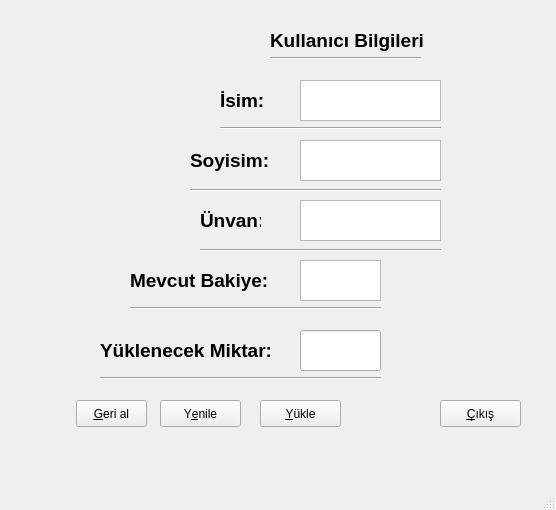
<?xml version="1.0" encoding="UTF-8"?>
<ui version="4.0">
 <class>MainWindow</class>
 <widget class="QMainWindow" name="MainWindow">
  <property name="geometry">
   <rect>
    <x>0</x>
    <y>0</y>
    <width>556</width>
    <height>510</height>
   </rect>
  </property>
  <property name="windowTitle">
   <string>MainWindow</string>
  </property>
  <widget class="QWidget" name="centralwidget">
   <widget class="QLabel" name="label">
    <property name="geometry">
     <rect>
      <x>220</x>
      <y>90</y>
      <width>61</width>
      <height>21</height>
     </rect>
    </property>
    <property name="font">
     <font>
      <pointsize>14</pointsize>
      <weight>75</weight>
      <bold>true</bold>
     </font>
    </property>
    <property name="text">
     <string>İsim:</string>
    </property>
   </widget>
   <widget class="QLabel" name="label_2">
    <property name="geometry">
     <rect>
      <x>190</x>
      <y>150</y>
      <width>81</width>
      <height>21</height>
     </rect>
    </property>
    <property name="font">
     <font>
      <pointsize>14</pointsize>
      <weight>75</weight>
      <bold>true</bold>
     </font>
    </property>
    <property name="text">
     <string>Soyisim:</string>
    </property>
   </widget>
   <widget class="QTextBrowser" name="textBrowser">
    <property name="geometry">
     <rect>
      <x>300</x>
      <y>80</y>
      <width>141</width>
      <height>41</height>
     </rect>
    </property>
   </widget>
   <widget class="QTextBrowser" name="textBrowser_2">
    <property name="geometry">
     <rect>
      <x>300</x>
      <y>140</y>
      <width>141</width>
      <height>41</height>
     </rect>
    </property>
   </widget>
   <widget class="QLabel" name="label_3">
    <property name="geometry">
     <rect>
      <x>200</x>
      <y>210</y>
      <width>61</width>
      <height>21</height>
     </rect>
    </property>
    <property name="font">
     <font>
      <pointsize>14</pointsize>
      <weight>75</weight>
      <bold>true</bold>
     </font>
    </property>
    <property name="text">
     <string>Ünvan:</string>
    </property>
   </widget>
   <widget class="QTextBrowser" name="textBrowser_3">
    <property name="geometry">
     <rect>
      <x>300</x>
      <y>200</y>
      <width>141</width>
      <height>41</height>
     </rect>
    </property>
   </widget>
   <widget class="QLabel" name="label_4">
    <property name="geometry">
     <rect>
      <x>130</x>
      <y>270</y>
      <width>141</width>
      <height>21</height>
     </rect>
    </property>
    <property name="font">
     <font>
      <pointsize>14</pointsize>
      <weight>75</weight>
      <bold>true</bold>
     </font>
    </property>
    <property name="text">
     <string>Mevcut Bakiye:</string>
    </property>
   </widget>
   <widget class="QTextBrowser" name="textBrowser_4">
    <property name="geometry">
     <rect>
      <x>300</x>
      <y>260</y>
      <width>81</width>
      <height>41</height>
     </rect>
    </property>
   </widget>
   <widget class="QLabel" name="label_5">
    <property name="geometry">
     <rect>
      <x>100</x>
      <y>340</y>
      <width>181</width>
      <height>21</height>
     </rect>
    </property>
    <property name="font">
     <font>
      <pointsize>14</pointsize>
      <weight>75</weight>
      <bold>true</bold>
     </font>
    </property>
    <property name="text">
     <string>Yüklenecek Miktar:</string>
    </property>
   </widget>
   <widget class="QPushButton" name="pushButton">
    <property name="geometry">
     <rect>
      <x>260</x>
      <y>400</y>
      <width>81</width>
      <height>27</height>
     </rect>
    </property>
    <property name="text">
     <string>&amp;Yükle</string>
    </property>
    <property name="icon">
     <iconset>
      <normaloff>../../../../../../../../.designer/backup/icons/save.png</normaloff>../../../../../../../../.designer/backup/icons/save.png</iconset>
    </property>
   </widget>
   <widget class="QPushButton" name="pushButton_2">
    <property name="geometry">
     <rect>
      <x>440</x>
      <y>400</y>
      <width>81</width>
      <height>27</height>
     </rect>
    </property>
    <property name="text">
     <string>&amp;Çıkış</string>
    </property>
    <property name="icon">
     <iconset>
      <normaloff>../../../../../../../../.designer/backup/icons/exit.png</normaloff>../../../../../../../../.designer/backup/icons/exit.png</iconset>
    </property>
   </widget>
   <widget class="QPushButton" name="pushButton_3">
    <property name="geometry">
     <rect>
      <x>160</x>
      <y>400</y>
      <width>81</width>
      <height>27</height>
     </rect>
    </property>
    <property name="text">
     <string>Y&amp;enile</string>
    </property>
    <property name="icon">
     <iconset>
      <normaloff>../../../../../../../../.designer/backup/icons/refresh.png</normaloff>../../../../../../../../.designer/backup/icons/refresh.png</iconset>
    </property>
   </widget>
   <widget class="QPushButton" name="pushButton_4">
    <property name="geometry">
     <rect>
      <x>76</x>
      <y>400</y>
      <width>71</width>
      <height>27</height>
     </rect>
    </property>
    <property name="text">
     <string>&amp;Geri al</string>
    </property>
    <property name="icon">
     <iconset>
      <normaloff>../../../../../../../../.designer/backup/icons/previous.png</normaloff>../../../../../../../../.designer/backup/icons/previous.png</iconset>
    </property>
   </widget>
   <widget class="QLabel" name="label_6">
    <property name="geometry">
     <rect>
      <x>270</x>
      <y>30</y>
      <width>161</width>
      <height>21</height>
     </rect>
    </property>
    <property name="font">
     <font>
      <pointsize>14</pointsize>
      <weight>75</weight>
      <bold>true</bold>
     </font>
    </property>
    <property name="text">
     <string>Kullanıcı Bilgileri</string>
    </property>
   </widget>
   <widget class="QLineEdit" name="lineEdit">
    <property name="geometry">
     <rect>
      <x>300</x>
      <y>330</y>
      <width>81</width>
      <height>41</height>
     </rect>
    </property>
   </widget>
   <widget class="Line" name="line">
    <property name="geometry">
     <rect>
      <x>270</x>
      <y>50</y>
      <width>151</width>
      <height>16</height>
     </rect>
    </property>
    <property name="orientation">
     <enum>Qt::Horizontal</enum>
    </property>
   </widget>
   <widget class="Line" name="line_2">
    <property name="geometry">
     <rect>
      <x>220</x>
      <y>120</y>
      <width>221</width>
      <height>16</height>
     </rect>
    </property>
    <property name="orientation">
     <enum>Qt::Horizontal</enum>
    </property>
   </widget>
   <widget class="Line" name="line_3">
    <property name="geometry">
     <rect>
      <x>190</x>
      <y>180</y>
      <width>251</width>
      <height>20</height>
     </rect>
    </property>
    <property name="orientation">
     <enum>Qt::Horizontal</enum>
    </property>
   </widget>
   <widget class="Line" name="line_4">
    <property name="geometry">
     <rect>
      <x>200</x>
      <y>240</y>
      <width>241</width>
      <height>20</height>
     </rect>
    </property>
    <property name="orientation">
     <enum>Qt::Horizontal</enum>
    </property>
   </widget>
   <widget class="Line" name="line_5">
    <property name="geometry">
     <rect>
      <x>130</x>
      <y>300</y>
      <width>251</width>
      <height>16</height>
     </rect>
    </property>
    <property name="orientation">
     <enum>Qt::Horizontal</enum>
    </property>
   </widget>
   <widget class="Line" name="line_6">
    <property name="geometry">
     <rect>
      <x>100</x>
      <y>370</y>
      <width>281</width>
      <height>16</height>
     </rect>
    </property>
    <property name="orientation">
     <enum>Qt::Horizontal</enum>
    </property>
   </widget>
   <widget class="QLabel" name="label_7">
    <property name="geometry">
     <rect>
      <x>20</x>
      <y>20</y>
      <width>201</width>
      <height>51</height>
     </rect>
    </property>
    <property name="font">
     <font>
      <pointsize>12</pointsize>
      <weight>75</weight>
      <bold>true</bold>
     </font>
    </property>
    <property name="text">
     <string/>
    </property>
   </widget>
   <widget class="QLabel" name="label_8">
    <property name="geometry">
     <rect>
      <x>450</x>
      <y>20</y>
      <width>81</width>
      <height>51</height>
     </rect>
    </property>
    <property name="text">
     <string/>
    </property>
   </widget>
  </widget>
  <widget class="QStatusBar" name="statusbar"/>
  <widget class="QMenuBar" name="menubar">
   <property name="geometry">
    <rect>
     <x>0</x>
     <y>0</y>
     <width>556</width>
     <height>25</height>
    </rect>
   </property>
  </widget>
 </widget>
 <resources/>
 <connections>
  <connection>
   <sender>pushButton</sender>
   <signal>clicked()</signal>
   <receiver>MainWindow</receiver>
   <slot>close()</slot>
   <hints>
    <hint type="sourcelabel">
     <x>323</x>
     <y>436</y>
    </hint>
    <hint type="destinationlabel">
     <x>335</x>
     <y>461</y>
    </hint>
   </hints>
  </connection>
  <connection>
   <sender>pushButton_2</sender>
   <signal>clicked()</signal>
   <receiver>MainWindow</receiver>
   <slot>close()</slot>
   <hints>
    <hint type="sourcelabel">
     <x>490</x>
     <y>438</y>
    </hint>
    <hint type="destinationlabel">
     <x>457</x>
     <y>382</y>
    </hint>
   </hints>
  </connection>
  <connection>
   <sender>pushButton_3</sender>
   <signal>clicked()</signal>
   <receiver>MainWindow</receiver>
   <slot>close()</slot>
   <hints>
    <hint type="sourcelabel">
     <x>188</x>
     <y>437</y>
    </hint>
    <hint type="destinationlabel">
     <x>212</x>
     <y>465</y>
    </hint>
   </hints>
  </connection>
  <connection>
   <sender>pushButton_4</sender>
   <signal>clicked()</signal>
   <receiver>MainWindow</receiver>
   <slot>close()</slot>
   <hints>
    <hint type="sourcelabel">
     <x>118</x>
     <y>444</y>
    </hint>
    <hint type="destinationlabel">
     <x>31</x>
     <y>422</y>
    </hint>
   </hints>
  </connection>
 </connections>
</ui>
